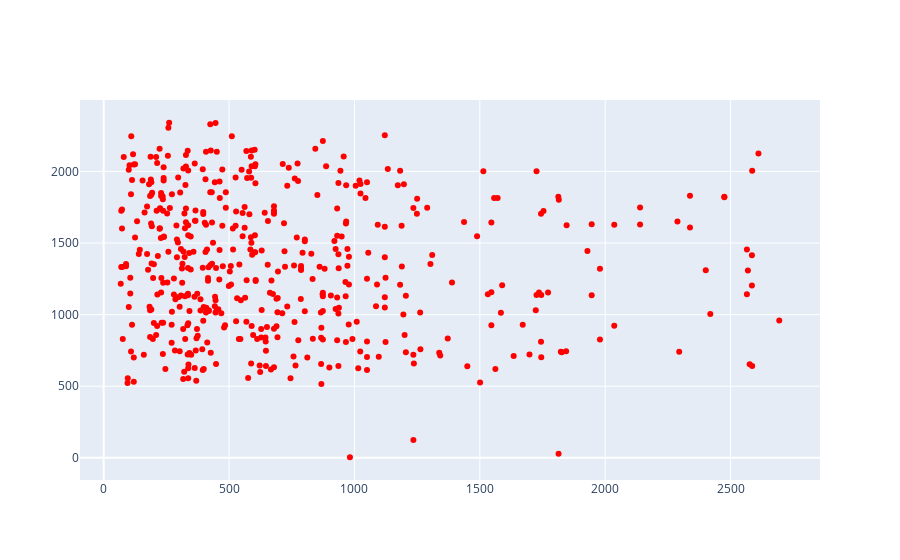

Here is the notebook cell this chart was saved with:
### Code cell
fig.add_trace(go.Scatter(x=data['Distance'], y=data['DepTime'], mode='markers', marker=dict(color='red')))

### Figure 1 — Plotly figure (JSON) as saved in the notebook; plotly's stock layout.template omitted (floating-point values rounded to 4 significant figures; data arrays with more than 128 entries replaced by an {"elided": "..."} marker saying what was removed)
{"data": [{"marker": {"color": "red"}, "mode": "markers", "type": "scatter", "x": {"elided": "500 int values"}, "y": {"elided": "500 int values"}}], "layout": {}}
